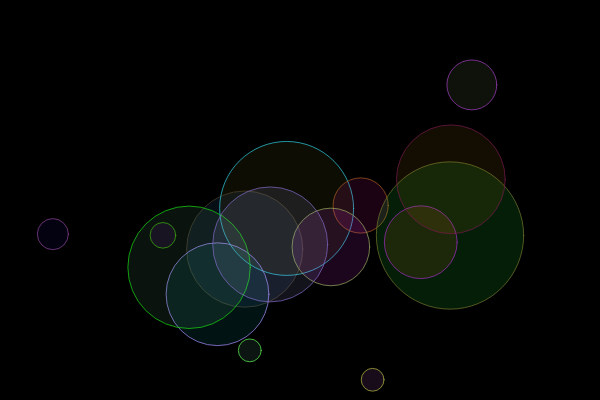
Frame 1 (no input)
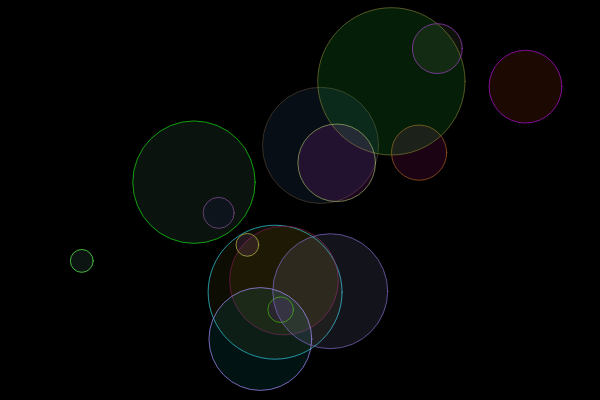
Frame 60 (no input)
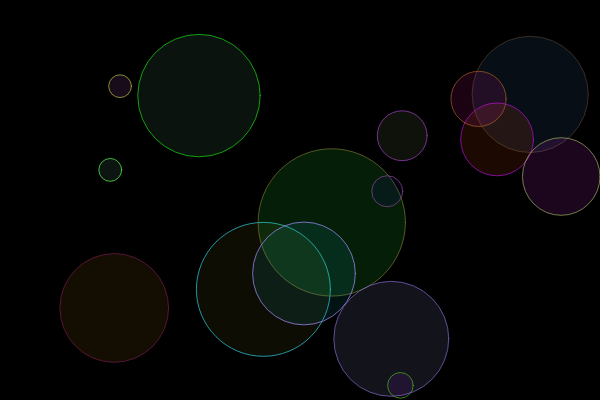
Frame 120 (the mouse pressed at the canvas centre since frame 60)

The p5.js sketch that drew these frames (run headless with seeded random() and noise() and a simulated clock; from frame 60 on, the mouse is pressed at the canvas centre):

// p5.js sketch
// ── sketch.js
// BOUNCING CIRCLE CONSTRUCTOR ASGN START CODE

// DECLARE GLOBAL VARIABLES
var balls = [];
var num = 15;

// SETUP FUNCTION - Runs once at beginning of program
function setup() {
    createCanvas(600, 400);
    for (var i = 0; i < num; i++) {
        balls.push(new bouncingC(random(-3, 3), random(-3, 3)))
    }
}

// DRAW FUNCTION - Loops @ 60FPS by default
function draw() {
    background(0);
    for (var i = 0; i < balls.length; i++) {
        balls[i].call();
    }
}

function bouncingC(xSpeed, ySpeed) {
    this.r = random(15, 150);
    this.x = random(this.r, width - this.r);
    this.y = random(this.r, height - this.r);
    this.xSpeed = xSpeed;
    this.ySpeed = ySpeed;
    this.cols = color(random(255), random(255), random(255), 180);
    this.colf = color(random(255), random(255), random(255), 30);

    this.magic = function() {
        this.x = random(this.r, width - this.r);
        this.y = random(this.r, height - this.r);
        if (this.xSpeed > 0) { this.xSpeed++; }
        else if (this.xSpeed < 0) { this.xSpeed--; }
        if (this.ySpeed > 0) { this.ySpeed++; }
        else if (this.ySpeed < 0) { this.ySpeed--; }
    }
    this.call = function() {
        // update
        this.x += this.xSpeed;
        this.y += this.ySpeed;
        if (this.x <= 1/2 * this.r || this.x >= width - 1/2 * this.r) { this.xSpeed *= -1; }
        if (this.y <= 1/2 * this.r || this.y >= height - 1/2 * this.r) { this.ySpeed *= -1; }

        // display
        stroke(this.cols, 180);
        fill(this.colf, 30);
        ellipse(this.x, this.y, this.r);
    }
}

function mousePressed() {
    for (var i = 0; i < balls.length; i++) {
		if (mouseIsPressed && mouseX >= balls[i].x - 1/2 * balls[i].r && mouseX <= balls[i].x + 1/2 * balls[i].r && mouseY >= balls[i].y - 1/2 * balls[i].r && mouseY <= balls[i].y + 1/2 * balls[i].r) {
			balls[i].magic();
		}
    }
}
